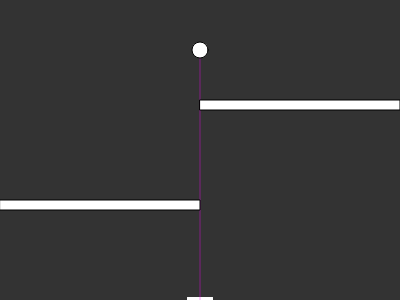
Frame 1 (no input)
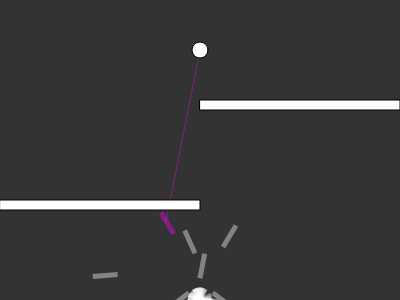
Frame 60 (no input)
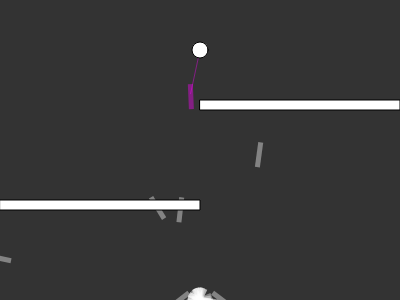
Frame 120 (the mouse pressed at the canvas centre since frame 60)

The p5.js sketch that drew these frames (run headless with seeded random() and noise() and a simulated clock; from frame 60 on, the mouse is pressed at the canvas centre):

// p5.js sketch
// ── sketch.js
var population;
var lifespan = 300;
var lifeP;
var genP;
var timeP;
var count = 0;
var target;
var maxforce = 0.2;
var generation = 0;
var obstacles = [];

function setup() {
  // put setup code here
  createCanvas(400, 300);
  population = new Population();
  lifeP = createP();
  genP = createP();
  timeP = createP();
  target = createVector(width/2, 50);
  obstacles[0] = new Obstacle(0, 200, 200, 10);
  obstacles[1] = new Obstacle(200, 100, 200, 10);
}

function draw() {
  // put drawing code here
  background(51);
  population.run();
  lifeP.html('Time left: ' + (lifespan - count));
  genP.html('Generation: ' + generation);

  count++;

  if (count == lifespan) {
    population.evaluate();
    population.selection();
    count = 0;
    generation++;
  }

  for (var i = 0; i < obstacles.length; i++) {
    obstacles[i].show();
  }

  ellipse(target.x, target.y, 16, 16);
}

function Obstacle(rx, ry, rw, rh) {
  this.rx = rx;
  this.ry = ry;
  this.rw = rw;
  this.rh = rh;

  this.show = function() {
    fill(255);
    rect(this.rx, this.ry, this.rw, this.rh);
  }
}

// ── DNA.js
function DNA(genes) {
  if (genes) {
    this.genes = genes
  } else {
    this.genes = [];
    for (var i = 0; i < lifespan; i++) {
      this.genes[i] = p5.Vector.random2D();
      this.genes[i].setMag(maxforce);
    }
  }

  this.crossover = function(partner) {
    var newgenes = [];
    var mid = floor(random(this.genes.length));
    for (var i = 0; i < this.genes.length; i++) {
      if (i > mid) {
        newgenes[i] = this.genes[i];
      } else {
        newgenes[i] = partner.genes[i];
      }
    }
    return new DNA(newgenes);
  }

  this.mutation = function() {
    for (var i = 0; i < this.genes.length; i++)  {
      if (random(1) < 0.01) {
        this.genes[i] = p5.Vector.random2D();
        this.genes[i].setMag(maxforce);
      }
    }
  }
}

// ── Population.js
function Population() {
  this.rockets = [];
  this.popsize = 30;
  this.matingpool = [];
  this.bestRocket;
  this.bestTime = lifespan;

  for (var i = 0; i < this.popsize; i++) {
    this.rockets[i] = new Rocket();
  }

  this.evaluate = function() {
    var maxfit = 0;
    var index;
    var time = 0;
    for (var i = 0; i < this.popsize; i++) {
      this.rockets[i].calcFitness();
      if (this.rockets[i].fitness > maxfit) {
        maxfit = this.rockets[i].fitness;
        index = i;
      }
      time = this.rockets[i].timeToComplete;
      // console.log(time);
      if (time < this.bestTime && time != 1) {
        this.bestTime = time;
      }
    }
    // console.log(maxfit);
    this.bestRocket = this.rockets[index].pos;

    for (var i = 0; i < this.popsize; i++) {
      this.rockets[i].fitness /= maxfit;
    }

    // Probability Function
    // this.matingpool = [];
    //
    // for (var i = 0; i < this.popsize; i++) {
    //   var n = this.rockets[i].fitness * 100;
    //   for (var j = 0; j < n; j++) {
    //     this.matingpool.push(this.rockets[i]);
    //   }
    // }


  }

  this.pickOne = function() {
    var index = 0;
    var r = random(1);

    var sum = 0;
    for (var i = 0; i < this.popsize; i++) {
      sum += this.rockets[i].fitness;
    }

    while(r > 0) {
      r -= this.rockets[index].fitness/sum;
      index++;
    }
    index--;

    return this.rockets[index];
  }

  this.selection = function() {
    var newRockets = [];
    for (var i = 0; i < this.rockets.length; i++) {
      // var parentA = random(this.matingpool).dna;
      // var parentB = random(this.matingpool).dna;

      var parentA = this.pickOne().dna;
      var parentB = this.pickOne().dna;

      var child = parentA.crossover(parentB);
      child.mutation();

      newRockets[i] = new Rocket(child)
    }
    this.rockets = newRockets;
  }

  this.run = function() {
    var shortestDist = this.rockets[0].distToTarget();
    var index = 0;

    for (var i = 0; i < this.popsize; i++) {
      for (var j = 0; j < this.popsize; j++) {
        var dist = this.rockets[j].distToTarget();
        if (dist < shortestDist) {
          shortestDist = dist;
          index = j;
        }
      }

      if (index === i) {
        fill(255, 0, 255, 100);
      } else {
        fill(255, 100)
      }

      this.rockets[i].show();
      this.rockets[i].update();
    }

    stroke(255, 0, 255, 100);
    line(target.x, target.y, this.rockets[index].pos.x, this.rockets[index].pos.y);

    stroke(0, 255, 0);
    if (this.bestRocket) {
      line(this.bestRocket.x, this.bestRocket.y, target.x, target.y);
    }

    stroke(0);
  }
}

// ── Rocket.js
function Rocket(dna) {
  this.pos = createVector(width/2, height);
  this.vel = createVector();
  this.acc = createVector();
  this.completed = false;
  this.crashed = false;
  this.timeToComplete = 1;
  this.crashlessTime = 1;

  if (dna) {
    this.dna = dna;
  } else {
    this.dna = new DNA();
  }
  this.fitness = 0;

  this.applyForce = function(force) {
    this.acc.add(force);
  }

  this.calcFitness = function() {
    var d = this.distToTarget();

    // this.fitness = pow(map(d, 0, width, width, 0)/this.timeToComplete,2);
    this.fitness = (lifespan - this.timeToComplete)/(d+1);

    if (this.completed) {
      this.fitness *= 100;
    }
    if (this.crashed) {
      this.fitness /= (lifespan - this.crashlessTime);
    }
  }

  this.distToTarget = function() {
    return dist(this.pos.x, this.pos.y, target.x, target.y)
  }

  this.update = function() {
    var d = this.distToTarget();

    if (d < 10) {
      this.completed = true;
      this.pos = target.copy();
      this.timeToComplete = count;
    }

    for (var i = 0; i < obstacles.length; i++) {
      var o = obstacles[i];
      if (!this.crashed && (this.pos.x > o.rx && this.pos.x < o.rx + o.rw && this.pos.y > o.ry && this.pos.y < o.ry + o.rh)) {
        this.crashed = true;
        this.crashlessTime = count;
      }
    }

    if (!this.crashed && (this.pos.x > width || this.pos.x < 0)) {
      this.crashed = true;
      this.crashlessTime = count;
    }

    if (!this.crashed && (this.pos.y > height || this.pos.y < 0)) {
      this.crashed = true;
      this.crashlessTime = count;
    }

    this.applyForce(this.dna.genes[count]);
    if (!this.completed && !this.crashed) {
      this.vel.add(this.acc);
      this.pos.add(this.vel);
      this.acc.mult(0);
      this.vel.limit(5);
    }
  }

  this.show = function() {
    push();
    noStroke();
    //fill(255, 100);
    translate(this.pos.x, this.pos.y);
    rotate(this.vel.heading());
    rectMode(CENTER);
    rect(0, 0, 25, 5);
    pop();
  }
}
